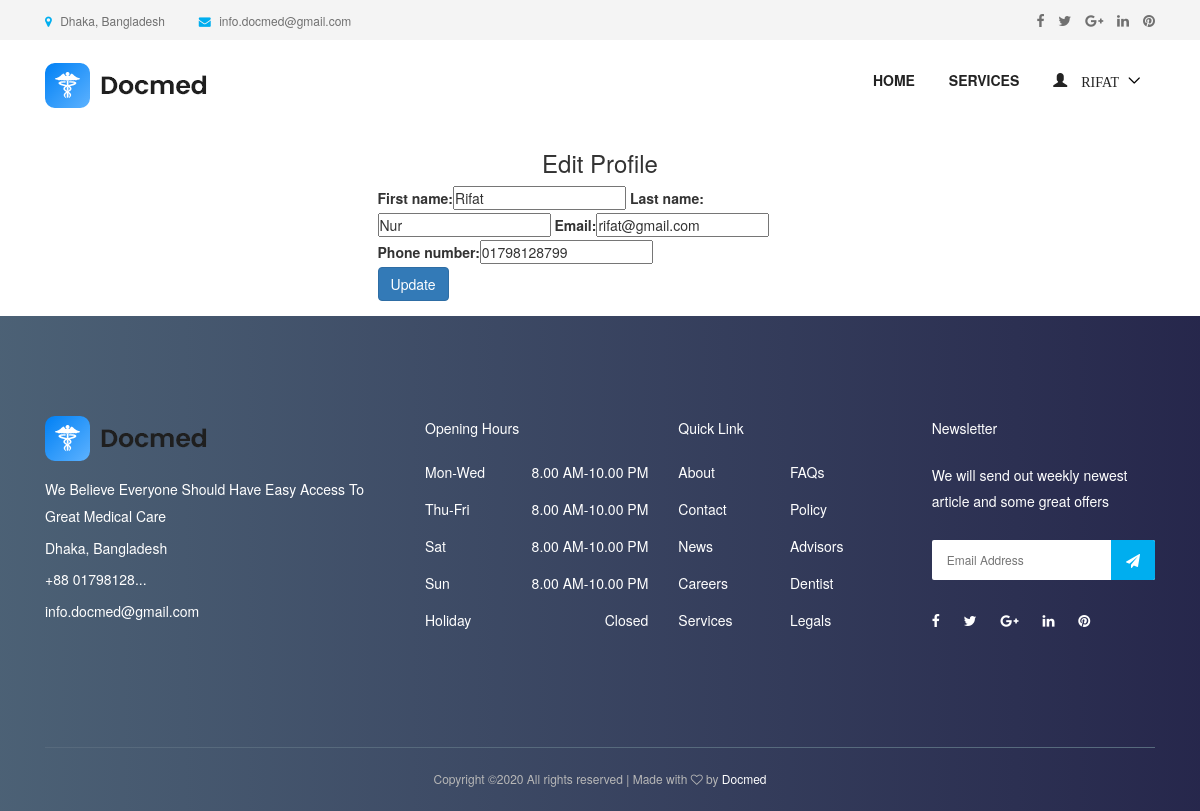
Screenshot of /patient/profile/update/ (signed in) with the database file from the repository.
### accounts/models.py (models this page shows, shortened)
class User(AbstractUser):
    username = None
    role = models.CharField(max_length=12, error_messages={
        'required': "Role must be provided"
    })
    gender = models.CharField(max_length=10, blank=True, null=True, default="")
    email = models.EmailField(unique=True, blank=False,
                              error_messages={
                                  'unique': "A user with that email already exists.",
                              })
    phone_number = models.CharField(unique=True, blank=True, null=True, max_length=20,
                                    error_messages={
                                        'unique': "A user with that phone number already exists."
                                    })
    USERNAME_FIELD = "email"
    REQUIRED_FIELDS = []
    objects = UserManager()

### appointment/views.py (the view)
# urls.py: path('patient/profile/update/', EditPatientProfileView.as_view(), name='patient-profile-update'),
class EditPatientProfileView(UpdateView):
    model = User
    form_class = PatientProfileUpdateForm
    context_object_name = 'patient'
    template_name = 'accounts/patient/edit-profile.html'
    success_url = reverse_lazy('accounts:patient-profile-update')
    @method_decorator(login_required(login_url=reverse_lazy('accounts:login')))
    @method_decorator(user_is_patient)
    def dispatch(self, request, *args, **kwargs):
        return super().dispatch(self.request, *args, **kwargs)
    def get(self, request, *args, **kwargs):
        try:
            self.object = self.get_object()
        except Http404:
            raise Http404("User doesn't exists")
        return self.render_to_response(self.get_context_data())
    def get_object(self, queryset=None):
        obj = self.request.user
        print(obj)
        if obj is None:
            raise Http404("Patient doesn't exists")
        return obj

### accounts/forms.py
class PatientProfileUpdateForm(forms.ModelForm):
    def __init__(self, *args, **kwargs):
        super(PatientProfileUpdateForm, self).__init__(*args, **kwargs)
        self.fields['first_name'].widget.attrs.update(
            {
                'placeholder': 'Enter First Name',
            }
        )
        self.fields['last_name'].widget.attrs.update(
            {
                'placeholder': 'Enter Last Name',
            }
        )
        self.fields['email'].widget.attrs.update(
            {
                'placeholder': 'Email',
            }
        )
        self.fields['phone_number'].widget.attrs.update(
            {
                'placeholder': 'Phone Number',
            }
        )
    class Meta:
        model = User
        fields = ["first_name", "last_name", "email", "phone_number"]

### templates/accounts/patient/edit-profile.html (shortened to what this page needs)
{% extends 'base.html' %}
{% load bootstrap %}
{% block content %}
<div class="container">
<div class="row justify-content-center">
                <div class="col-lg-5 mb-5 mb-lg-0">
                    <center> <h3>Edit Profile </h3></center>
                    <form action="" method="POST">{% csrf_token %}
                           {{ form|bootstrap }}
                        <div class="row form-group">
                            <div class="col-md-12">
                                <input type="submit" value="Update" class="btn btn-primary btn-md text-white">
                            </div>
                        </div>
                    </form>
                </div>
            </div>
        </div>
{% endblock %}

### templates/nav.html (shortened to what this page needs)
{% load static %}
<header class="header-area">
    <div class="top-header-area">
        <div class="container h-100">
            <div class="row h-100 align-items-center">
                <div class="col-6 col-md-9 col-lg-8">
                    <div class="top-header-content">
                        <a href="#" data-toggle="tooltip" data-placement="bottom" title="Dhaka, Bangladesh"><i
                                class="fa fa-map-marker"></i> <span>Dhaka, Bangladesh</span></a>
                        <a href="#" data-toggle="tooltip" data-placement="bottom" title="info.docmed@gmail.com"><i
                                class="fa fa-envelope"></i> <span>info.docmed@gmail.com</span></a>
                    </div>
                </div>
                <div class="col-6 col-md-3 col-lg-4">
                    <div class="top-header-social-info text-right">
                        <a href="#" data-toggle="tooltip" data-placement="bottom" title="Facebook"><i
                                class="fa fa-facebook"></i></a>
                        <a href="#" data-toggle="tooltip" data-placement="bottom" title="Twitter"><i
                                class="fa fa-twitter"></i></a>
                        <a href="#" data-toggle="tooltip" data-placement="bottom" title="Google Plus"><i
                                class="fa fa-google-plus"></i></a>
                        <a href="#" data-toggle="tooltip" data-placement="bottom" title="Linkedin"><i
                                class="fa fa-linkedin"></i></a>
                        <a href="#" data-toggle="tooltip" data-placement="bottom" title="Pinterest"><i
                                class="fa fa-pinterest"></i></a>
                    </div>
                </div>
            </div>
        </div>
    </div>
    <div class="main-header-area">
        <div class="classy-nav-container breakpoint-off">
            <div class="container">
                <nav class="classy-navbar justify-content-between" id="dentoNav">
                    <a class="nav-brand" href="{% url 'appointment:home' %}"><img src="{% static 'img/logo1.png' %}" alt="">
                    </a>
                    <div class="classy-menu">
                        <div class="classynav">
                            <ul id="nav">
                                <li><a href="{% url 'appointment:home' %}">Home</a></li>
                                <li><a href="{% url 'appointment:service' %}">Services</a></li>
                                {% if request.user.is_authenticated and request.user.role == 'doctor' %}
                                    <li>
                                        <a href="">
                                            <span class="glyphicon glyphicon-user">
                                                    {{ request.user.first_name }}
                                            </span>
                                        </a>
                                        <ul class="dropdown">
                                            <li><a href="{% url 'accounts:doctor-profile-update'  %}"> EDIT PROFILE</a></li>
                                            <li><a href="{% url 'appointment:patient-list' %}"> PATIENTS</a></li>
                                            <li><a href="{% url 'appointment:doctor-appointment' %}">  APPOINTMENTS</a></li>
                                            <li><a href="{% url 'appointment:doctor-appointment-create' %}"> CREATE APPOINTMENT</a></li>
                                            <li><a href="{% url 'accounts:logout' %}"> LOGOUT</a></li>
                                        </ul>
                                    </li>
                             {% elif request.user.is_authenticated and request.user.role == 'patient' %}
                                    <li>
                                        <a href="">
                                            <span class="glyphicon glyphicon-user">
                                                    {{ request.user.first_name }}
                                            </span>
                                        </a>
                                    </li>
                                {% endif %}
                            </ul>
                        </div>
                    </div>
                </nav>
            </div>
        </div>
    </div>
</header>

### static/style.css (style rules this page uses)
* { margin: 0; padding: 0; }
body { font-family: "Montserrat", sans-serif; font-weight: 400; font-size: 14px; }
h1, h2, h3, h4, h5, h6 { font-family: "Montserrat", sans-serif; color: #333333; line-height: 1.4; font-weight: 600; }
a, a:active, a:focus, a:hover { color: #333333; text-decoration: none; -webkit-transition-duration: 500ms; -o-transition-duration: 500ms; transition-duration: 500ms; outline: none; }
li { list-style: none; }
img { max-width: 100%; height: auto; }
ul { margin: 0; padding: 0; }
ul li { margin: 0; padding: 0; }
.header-area { position: relative; z-index: 599; width: 100%; -webkit-transition-duration: 500ms; -o-transition-duration: 500ms; transition-duration: 500ms; }
.top-header-area { position: relative; z-index: 1; height: 40px; background-color: #f4f4f4; }
.top-header-area .top-header-content a { display: inline-block; font-size: 12px; color: #707070; }
.top-header-area .top-header-content a i { color: #00aeef; margin-right: 5px; }
.top-header-area .top-header-content a:last-child { margin-left: 30px; }
.top-header-area .top-header-social-info a { color: #707070; display: inline-block; font-size: 14px; margin-left: 10px; }
.classy-nav-container { background-color: transparent; }
.classy-nav-container .classy-navbar { height: 90px; padding: 0; }
.classy-nav-container .classy-navbar .classynav ul li a { padding: 0 15px; font-weight: 600; font-size: 14px; text-transform: uppercase; }

### static/css/default-assets/classy-nav.css (style rules this page uses)
body { font-family: "Roboto", sans-serif; }
ul { margin: 0; }
ul li { list-style: none; }
img { height: auto; max-width: 100%; }
.classy-nav-container { position: relative; z-index: 100; background-color: #ffffff; }
.classy-nav-container * { box-sizing: border-box; }
.classy-nav-container a { -webkit-transition-duration: 500ms; transition-duration: 500ms; text-decoration: none; outline: none; font-size: 14px; font-weight: 400; color: #232323; display: inline-block; }
.justify-content-between { -webkit-box-pack: justify; -ms-flex-pack: justify; justify-content: space-between; }
.justify-content-center { -webkit-box-pack: center; -ms-flex-pack: center; justify-content: center; }
.classy-navbar { width: 100%; height: 70px; padding: 0.5em 2em; display: -webkit-box; display: -ms-flexbox; display: flex; -webkit-box-align: center; -ms-flex-align: center; -ms-grid-row-align: center; align-items: center; }
.classy-navbar .nav-brand { font-size: 26px; font-weight: 500; color: #565656; display: inline-block; margin-right: 30px; }
.classynav ul li { display: inline-block; clear: both; position: inherit; z-index: 10; }
.classynav ul li.cn-dropdown-item { position: relative; z-index: 10; }
.classynav ul li a { padding: 0 12px; display: block; height: 35px; font-size: 14px; line-height: 34px; }
.classynav ul li.megamenu-item>a:after, .classynav ul li.has-down>a:after { font-family: 'classyfonts'; content: "\e900"; font-size: 12px; color: #000000; padding-left: 5px; -webkit-transition-duration: 500ms; transition-duration: 500ms; }
.breakpoint-off .classynav { display: -webkit-box; display: -ms-flexbox; display: flex; -webkit-box-align: center; -ms-flex-align: center; -ms-grid-row-align: center; align-items: center; }

### rows the page displays
User: user.first_name "RIFAT", first_name "Rifat", last_name "Nur", email "rifat@gmail.com", phone_number "01798128799"
